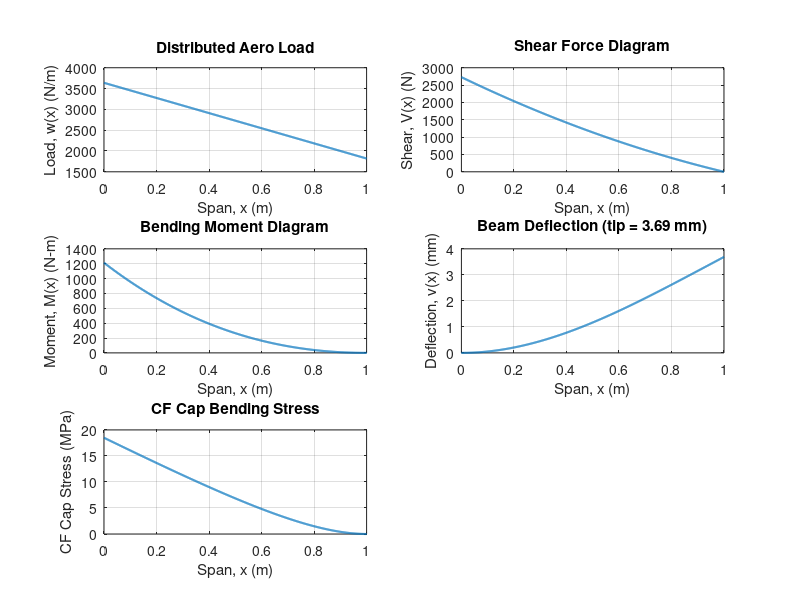

This figure's MATLAB source: (Note: this script raises an error after producing the figure.)
%% Wing Spar Deflection & Stress Analysis
% Sandwich I-beam spar: CF woven-fabric face sheets (caps) + balsa core (web)
% Geometry and loading taken from hand-sketch (root/tip cross-sections + v(x) lift dist.)
%
% Cantilever beam: root fixed (x=0), tip free (x=L)
% Method: Euler-Bernoulli beam theory, transformed-section approach for
% the composite (CF + balsa) cross section.
%
% ASSUMPTION FLAGGED: the sketch draws the balsa web as a square patch
% narrower than the full chord, but does not dimension its width. This
% script assumes web width = web height at each span station (i.e. the
% core stays "square" as drawn, tapering with depth). Replace w_web(x)
% below with a real value if you have one -- this is the single
% guessed dimension in the whole model.

clear; clc; close all;

%% ---------------- GEOMETRY (from sketch) ----------------
L      = 1.0;          % span, m
c_r    = 0.625;         % root chord, m
c_t    = 0.375;         % tip chord, m
t_r    = 0.0537;        % tip tickness, m
t_t    = 0.0270;        % 

t_skin = 0.002;         % CF skin (cap) thickness, EACH face, m

h_core_r = t_r - 2*t_skin;      % balsa core height at root (= t_r - 2*t_skin), m
h_core_t = t_t - 2*t_skin;      % balsa core height at tip  (= t_t - 2*t_skin), m

%% ---------------- MATERIAL PROPERTIES ----------------
% Conservative working values (woven fabric CF/epoxy, hand-layup; balsa core)
E_cf    = 65e9;         % Pa, woven CF/epoxy modulus (0/90 balanced fabric)
E_balsa = 3.0e9;        % Pa, balsa modulus along grain (typical 2.5-4 GPa)

sigma_allow_cf    = 350e6;  % Pa, conservative working allowable, woven CF
sigma_allow_balsa = 1.0e6;  % Pa, ~150-200 psi shear-driven working value;
                             % used here only as an axial sanity check

n_ratio = E_balsa / E_cf;   % modular ratio for transformed section

%% ---------------- LOADING (from sketch) ----------------
% v(x) = 363.8 - 181.9*x   [N/m], root = 0, tip = 1 m
w_r = 3638;   % N/m at root
w_t = 1819;   % N/m at tip

%% ---------------- DISCRETIZE SPAN ----------------
N = 1001;
x = linspace(0, L, N)';

% Chord taper (linear, root -> tip)
c = c_r + (c_t - c_r) * (x / L);

% Core (balsa web) height taper (linear, root -> tip)
h_core = h_core_r + (h_core_t - h_core_r) * (x / L);

% ASSUMED web width = web height (square core, as drawn)
w_web = h_core;

% Distributed load (matches v(x) given on sketch)
w = w_r + (w_t - w_r) * (x / L);

%% ---------------- SECTION PROPERTIES vs. SPAN ----------------
y_cap = h_core/2 + t_skin/2;         % centroid distance of each cap from NA

I_cap_own = c .* t_skin.^3 / 12;               % each cap's own I about its centroid
I_cap_pa  = c .* t_skin .* y_cap.^2;           % parallel-axis term
I_caps    = 2 * (I_cap_own + I_cap_pa);        % both caps (top+bottom)

I_core = w_web .* h_core.^3 / 12;              % solid balsa core

I_transformed = I_caps + n_ratio .* I_core;    % transformed to CF-equivalent
EI = E_cf .* I_transformed;                    % effective bending stiffness

%% ---------------- INTERNAL LOADS (cantilever, root fixed / tip free) ----------------
V = zeros(N,1);   % shear force
M = zeros(N,1);   % bending moment

for i = 1:N
    if i == N
        % only one point left (the tip) -- integral over zero-length span = 0
        V(i) = 0;
        M(i) = 0;
    else
        V(i) = trapz(x(i:end), w(i:end));                       % shear = load outboard of x
        M(i) = trapz(x(i:end), w(i:end) .* (x(i:end) - x(i)));   % moment = 1st moment of outboard load
    end
end

%% ---------------- CURVATURE, SLOPE, DEFLECTION ----------------
kappa = M ./ EI;                 % curvature

theta = zeros(N,1);              % slope, theta(0) = 0 (fixed root)
defl  = zeros(N,1);              % deflection, v(0) = 0 (fixed root)

for i = 2:N
    theta(i) = trapz(x(1:i), kappa(1:i));
end
for i = 2:N
    defl(i) = trapz(x(1:i), theta(1:i));
end

%% ---------------- STRESSES ----------------
sigma_cf    = M .* y_cap ./ I_transformed;                 % peak CF cap stress
sigma_balsa = n_ratio .* M .* (h_core/2) ./ I_transformed; % peak balsa axial stress (transformed)

MS_cf    = sigma_allow_cf ./ max(abs(sigma_cf)) - 1;
MS_balsa = sigma_allow_balsa ./ max(abs(sigma_balsa)) - 1;

%% ---------------- RESULTS SUMMARY ----------------
fprintf('=== Wing Spar Analysis Summary ===\n');
fprintf('Tip deflection:            %.4f m  (%.2f%% of span)\n', defl(end), 100*defl(end)/L);
fprintf('Tip slope:                 %.4f deg\n', rad2deg(theta(end)));
fprintf('Root bending moment:       %.2f N-m\n', M(1));
fprintf('Root shear force:          %.2f N\n', V(1));
fprintf('Max CF cap stress:         %.2f MPa  (allow %.0f MPa, MS = %.2f)\n', ...
        max(abs(sigma_cf))/1e6, sigma_allow_cf/1e6, MS_cf);
fprintf('Max balsa axial stress:    %.3f MPa  (allow %.2f MPa, MS = %.2f)\n', ...
        max(abs(sigma_balsa))/1e6, sigma_allow_balsa/1e6, MS_balsa);
fprintf('\nNOTE: balsa MS above is an axial sanity check only -- balsa core\n');
fprintf('failure in a sandwich shear web is normally shear- or buckling-\n');
fprintf('driven, not axial. Check core shear and cap wrinkling separately.\n');

%% ---------------- PLOTS ----------------
figure('Name','Wing Spar Analysis','Position',[100 100 900 700]);

subplot(3,2,1);
plot(x, w, 'LineWidth', 1.5); grid on;
xlabel('Span, x (m)'); ylabel('Load, w(x) (N/m)');
title('Distributed Aero Load');

subplot(3,2,2);
plot(x, V, 'LineWidth', 1.5); grid on;
xlabel('Span, x (m)'); ylabel('Shear, V(x) (N)');
title('Shear Force Diagram');

subplot(3,2,3);
plot(x, M, 'LineWidth', 1.5); grid on;
xlabel('Span, x (m)'); ylabel('Moment, M(x) (N-m)');
title('Bending Moment Diagram');

subplot(3,2,4);
plot(x, defl*1000, 'LineWidth', 1.5); grid on;
xlabel('Span, x (m)'); ylabel('Deflection, v(x) (mm)');
title(sprintf('Beam Deflection (tip = %.2f mm)', defl(end)*1000));

subplot(3,2,5);
plot(x, sigma_cf/1e6, 'LineWidth', 1.5); grid on;
xlabel('Span, x (m)'); ylabel('CF Cap Stress (MPa)');
title('CF Cap Bending Stress');
yline(sigma_allow_cf/1e6, 'r--', 'Allowable');

subplot(3,2,6);
plot(x, EI, 'LineWidth', 1.5); grid on;
xlabel('Span, x (m)'); ylabel('EI (N-m^2)');
title('Effective Bending Stiffness');

sgtitle('Tapered CF/Balsa Sandwich Wing Spar - Cantilever Analysis');
